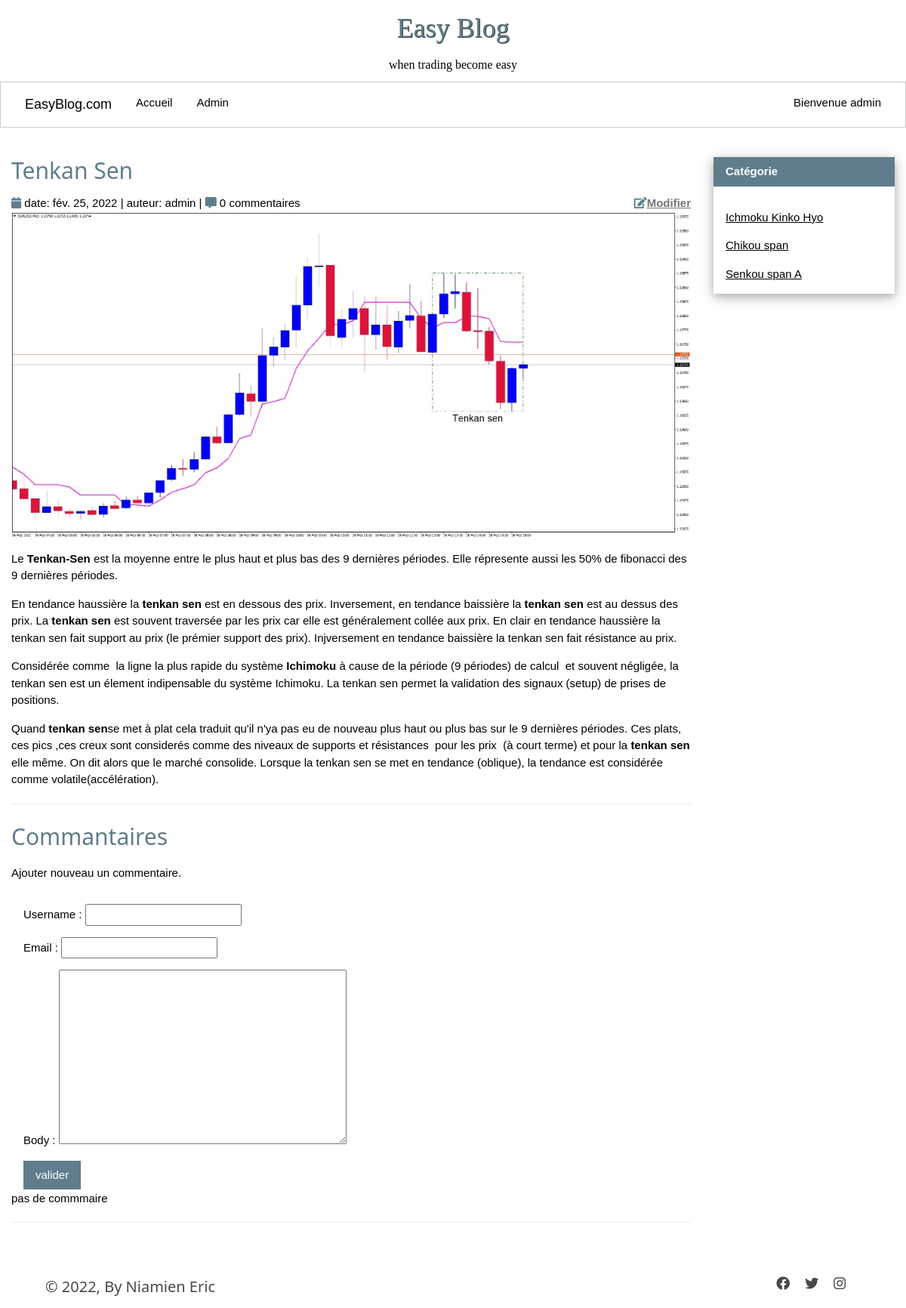
Before: /post/tenkan-sen/ (signed in) with the older database file.
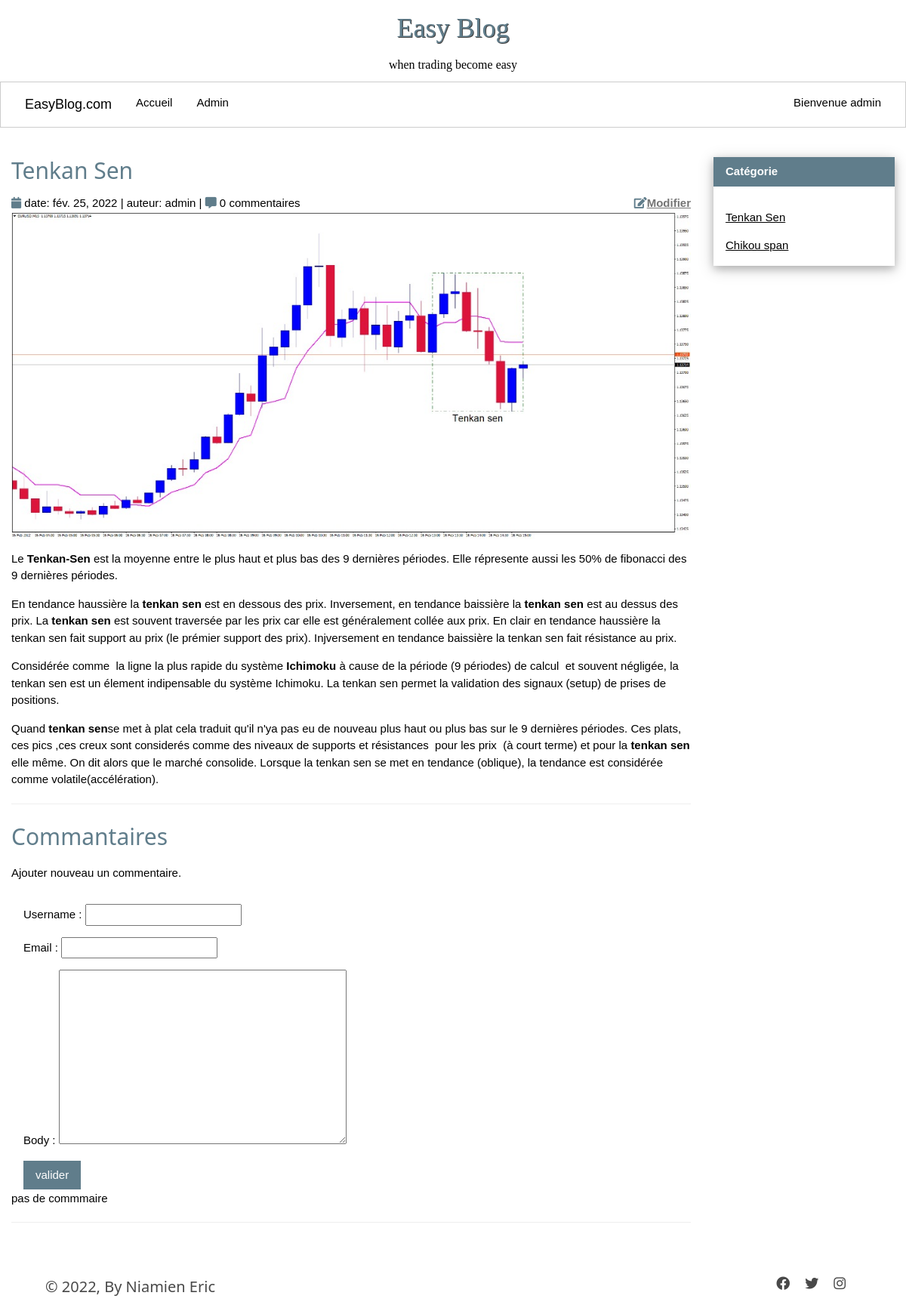
After: the same page with the newer database file.
### post/models.py (models this page shows, shortened)
class BlogPost(models.Model):
    title = models.CharField(max_length=255, unique=True, verbose_name="Titre")
    slug = models.SlugField(max_length=255, unique=True, blank=True)
    author = models.ForeignKey(User, on_delete=models.SET_NULL, null=True, blank=True)
    last_updated = models.DateTimeField(auto_now=True)
    created_on = models.DateField(blank=True, null=True)
    published = models.BooleanField(default=False, verbose_name="Publié")
    images = models.ImageField(upload_to='media')
    content =  HTMLField()
    class Meta:
        ordering = ['-created_on']
        verbose_name = "Article"

### session/models.py (models this page shows)
class BlogUser(AbstractUser):
    pass

### post/views.py (the view)
# urls.py: path('post/<slug:slug>/', views.postDetails,name='details'),
@login_required(login_url='signin')
def postDetails(request,slug):
    home = False
    posts = BlogPost.objects.all()
    post = get_object_or_404(posts,slug=slug)
    comments = Comment.objects.filter(post=post.id)
    new_comment = None
    if request.method == 'POST':
        comment_form = CommentForm(data=request.POST)
        if comment_form.is_valid():
            new_comment = comment_form.save(commit=False)
            new_comment.post = post
            new_comment.save()
    else:
        comment_form = CommentForm()
    context = {'post':post,
               'posts':posts,
               'home':home,
                'comments':comments,
                'new_comment':new_comment,
                'comment_form':comment_form}
    return render(request,'post/details.html',context)

### forms.py
class CommentForm(forms.ModelForm):
    class Meta:
        model = Comment
        fields = ['username','email','body']

### templates/post/details.html (shortened to what this page needs)
{% extends 'main.html' %}
{% load static %}
{% block headcontent %}
    <link rel="stylesheet" href="{% static 'css/details.css' %}">
{% endblock %}
{% block content %}
    <div class="container-principal">
        <div class="container-content">
            <div class="title">
                <h2 class="w3-text-blue-grey">{{post.title}}</h2>
                <i class='fa fa-calendar w3-text-blue-grey'></i>
                <span>date: {{post.created_on}}</span> |
                <span>auteur: {{post.author}}</span> |
                <i class='fas fa-comment-alt  w3-text-blue-grey'></i>
                <span>
                    {% with comments.count as total_comments  %}
                        {{total_comments}} commentaire{{total_comments|pluralize}}
                    {% endwith %}
                </span>
                {% if user.username == 'admin' %}
                <span class="w3-right">
                    <i class='fa fa-edit w3-text-blue-grey'></i><a href="{% url 'update' post.slug %}" class="w3-text-grey"><b>Modifier</b></a>
                    </span>
                {% endif %}
            </div>
            <div class="image">
                <img class="image-card" src="{{post.images.url}}" alt="Alps">
            </div>
            <div class="content-card">
                <p>{{post.content|safe}}</p>
                <hr>
            </div>
            <div class="content-comment">
                <h2 class="w3-text-blue-grey">Commantaires</h2>
                    {% if new_comment %}
                        <span> le commentaire a été envoyé </span>
                    {% else %}
                        <p>Ajouter nouveau un commentaire.</p>
                        <form method='POST' class="w3-container">
                            {{comment_form.as_p}}
                            <input class="w3-btn w3-blue-grey" type="submit" value="valider">
                        </form>
                    {% endif %}
                {% for comment in comments %}
                    <span>
                        {{comment.created}}
                    </span><br>
                    <span>* {{forloop.counter}} - {{comment.username}}</span>: {{comment.body}}<br>
                    {% empty %}
                    <span>
                        pas de commmaire
                    </span><br>
                {% endfor %}
                <hr>
            </div>
        </div>
        <div class="container-aside" >
            <div class="w3-card-4">
                <header class="gray-color">
                    <p class="w3-padding w3-blue-grey"><b>Catégorie</b></p>
                </header>
                <div class="w3-container">
                    {% for post in posts %}
                        {% if post.published %}
                            <p><a href="{% url 'details' post.slug %}">{{post.title}}</a></p>
                        {% endif %}
                    {% endfor %}
                </div>
            </div>
        </div>
    </div>
{% endblock content %}

Changed rows visible on the page:
no longer on this page (row edited): BlogPost: title "Ichmoku Kinko Hyo"
no longer on this page (row edited): BlogPost: title "Senkou span A"
now on one of the page's lists (row edited): BlogPost: title "Tenkan Sen"
